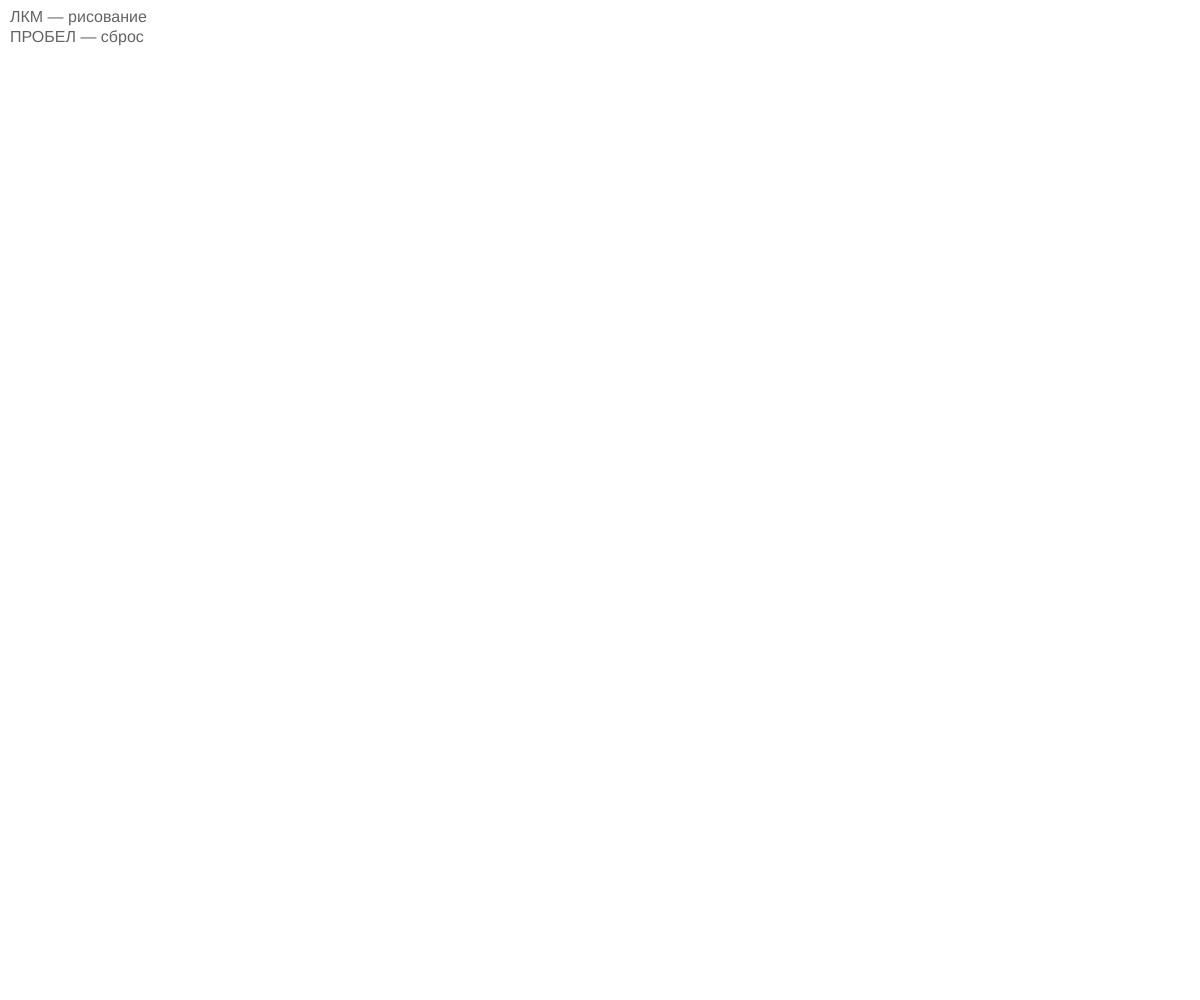
Frame 1 (no input)
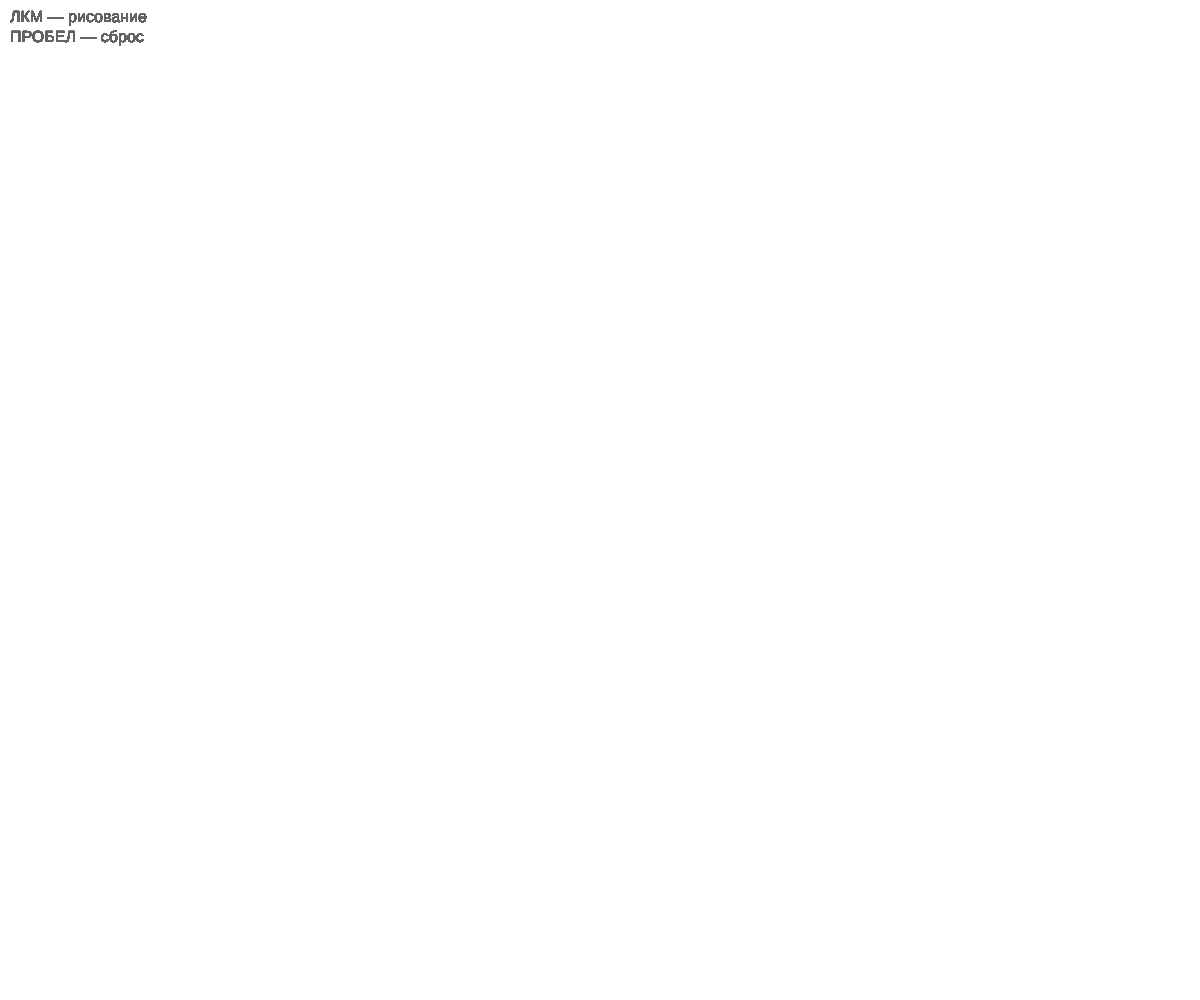
Frame 60 (no input)
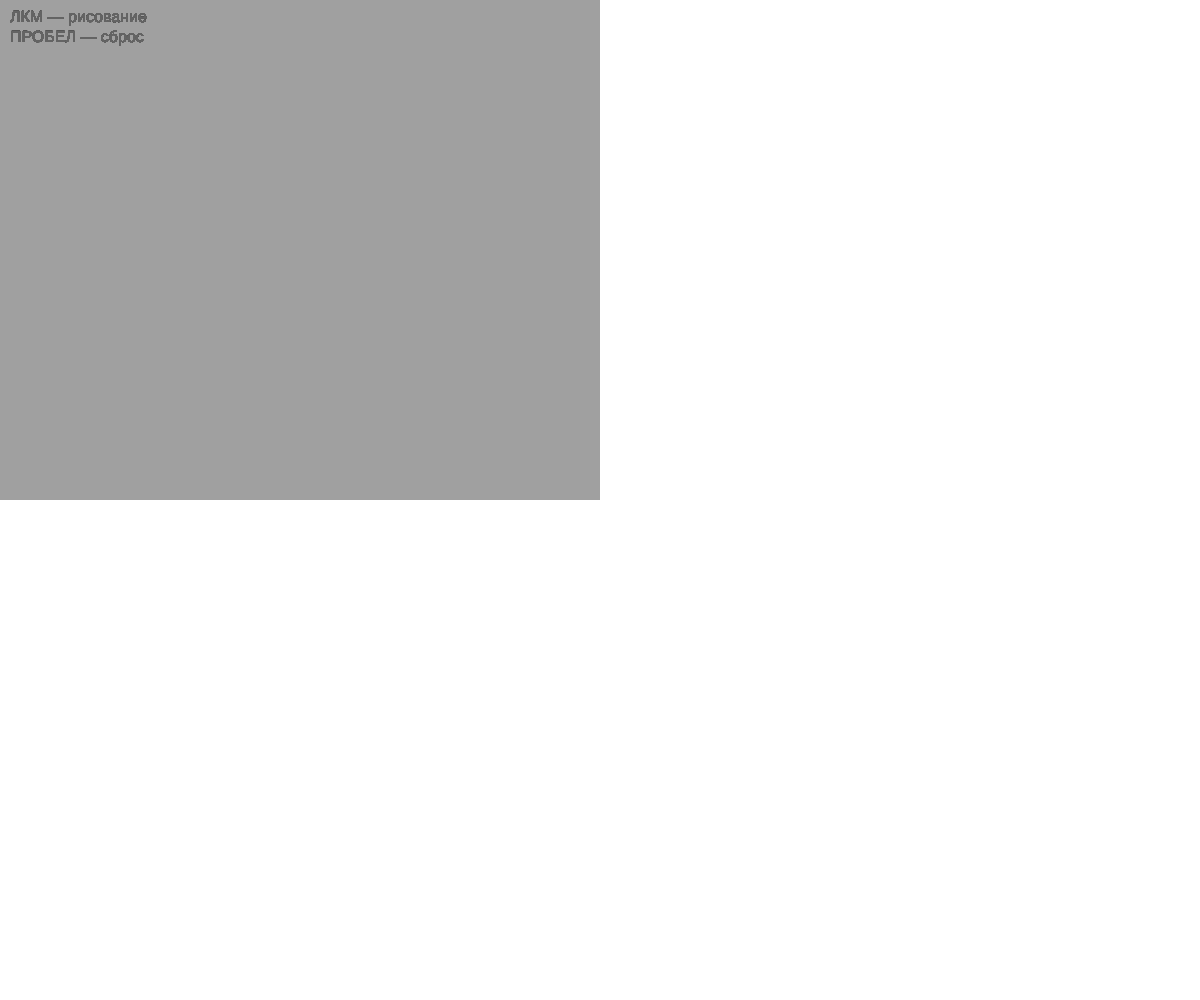
Frame 120 (the mouse pressed at the canvas centre since frame 60)

The p5.js sketch that drew these frames (run headless with seeded random() and noise() and a simulated clock; from frame 60 on, the mouse is pressed at the canvas centre):

// p5.js sketch
// ── sketch.js
// Настройка области рисования

// Настраиваем область рисования. Сразу же сделаем заливку белым цветом.


function setup() {
    //стандартное создание области рисования размеров с текущее окно
    createCanvas(windowWidth, windowHeight);
    background(255);
}

// Рисуем квадратики

// Рисование будет только при нажатой левой клавише мыши.


function draw() {
    fill(100);
    textSize(16);
    text('ЛКМ — рисование\nПРОБЕЛ — сброс', 10, 10, 300, 100);
    noStroke(); //отключаем отрисовку обводок
    fill(160);
    rectMode(CORNERS);
    if(mouseIsPressed) {
        if(mouseButton === LEFT) {
            rect(mouseX, mouseY, pmouseX, pmouseY);
        }
    }
    if(keyIsPressed) {
        if(key === ' ') {
            background(255);
        }
    }
}

// Обработка изменения размера окна


function windowResized() {
    //в случае изменения окна надо перестроить область рисования
    resizeCanvas(windowWidth, windowHeight);
}
